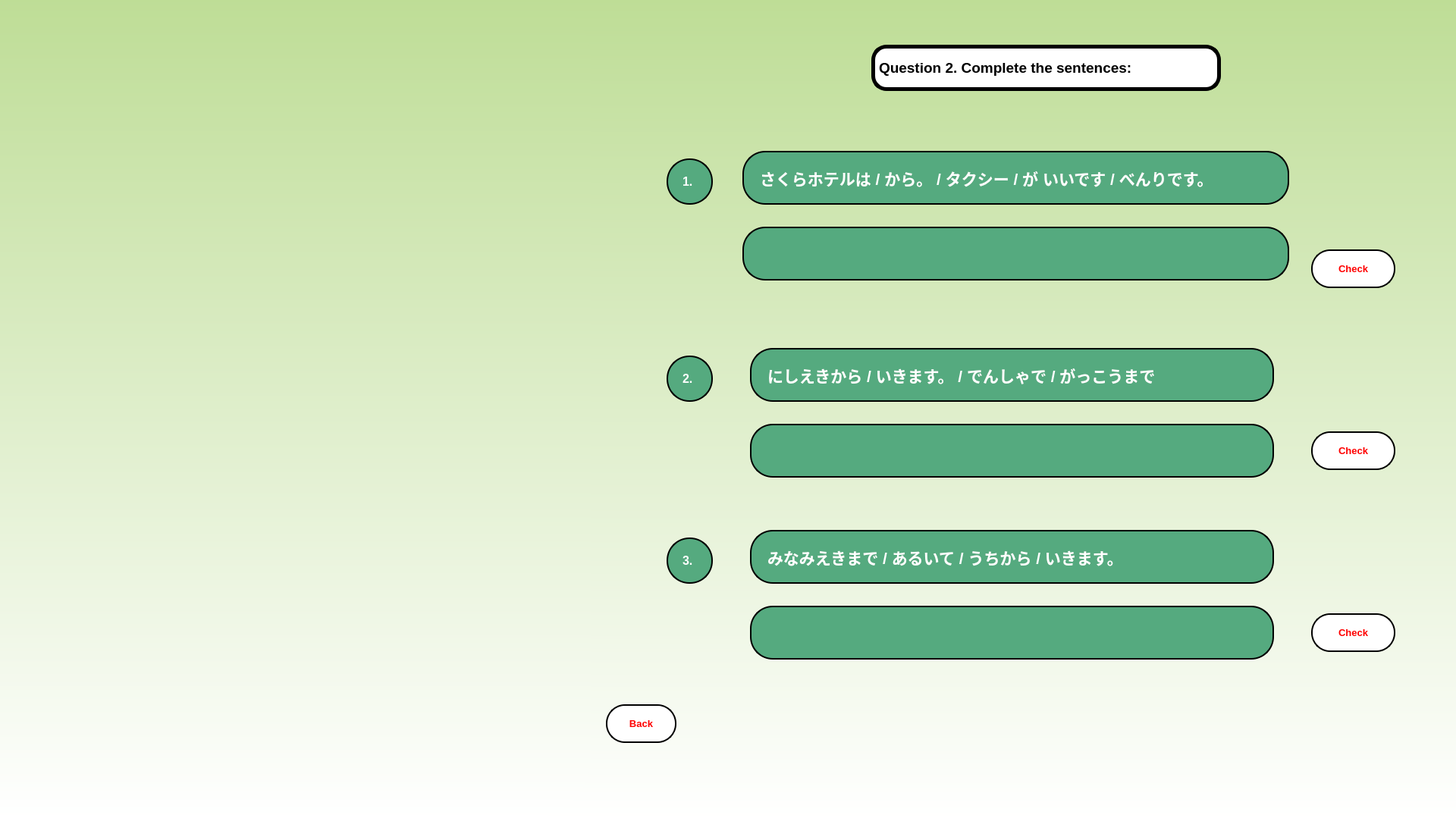
<?xml version="1.0" encoding="UTF-8"?>
<ui version="4.0">
 <class>MainWindow</class>
 <widget class="QMainWindow" name="MainWindow">
  <property name="geometry">
   <rect>
    <x>0</x>
    <y>0</y>
    <width>1920</width>
    <height>1079</height>
   </rect>
  </property>
  <property name="windowTitle">
   <string>MainWindow</string>
  </property>
  <widget class="QWidget" name="centralwidget">
   <widget class="QWidget" name="widget" native="true">
    <property name="geometry">
     <rect>
      <x>-1</x>
      <y>-1</y>
      <width>1921</width>
      <height>1081</height>
     </rect>
    </property>
    <property name="styleSheet">
     <string notr="true">background-color: qlineargradient(spread:repeat, x1:0, y1:0, x2:0, y2:1, stop:0 rgba(190, 221, 150, 255), stop:1 rgba(255, 255, 255, 255));</string>
    </property>
    <widget class="QLabel" name="label">
     <property name="geometry">
      <rect>
       <x>1150</x>
       <y>60</y>
       <width>461</width>
       <height>61</height>
      </rect>
     </property>
     <property name="font">
      <font>
       <pointsize>14</pointsize>
       <weight>75</weight>
       <bold>true</bold>
      </font>
     </property>
     <property name="styleSheet">
      <string notr="true">border-radius: 20px;
border: 5px solid black;
background-color: rgb(255, 255, 255);</string>
     </property>
     <property name="text">
      <string>Question 2. Complete the sentences:</string>
     </property>
    </widget>
    <widget class="QLabel" name="label_2">
     <property name="geometry">
      <rect>
       <x>880</x>
       <y>210</y>
       <width>61</width>
       <height>61</height>
      </rect>
     </property>
     <property name="font">
      <font>
       <pointsize>12</pointsize>
       <weight>75</weight>
       <bold>true</bold>
      </font>
     </property>
     <property name="styleSheet">
      <string notr="true">border-radius: 30px;
border: 2px solid black;
padding: 15px;
background-color: rgb(85, 170, 127);
color: rgb(255, 255, 255);</string>
     </property>
     <property name="text">
      <string>1.</string>
     </property>
    </widget>
    <widget class="QWidget" name="widget_2" native="true">
     <property name="geometry">
      <rect>
       <x>-1</x>
       <y>-1</y>
       <width>781</width>
       <height>1081</height>
      </rect>
     </property>
     <property name="styleSheet">
      <string notr="true">border-top-right-radius: 80px;
border-bottom-right-radius: 80px;
border-image: url(:/com13/image-bo-anh-chung-minh-nhat-ban-la-thien-duong-cho-cac-thanh-nien-song-ao-164887985638861.jpg);</string>
     </property>
    </widget>
    <widget class="QLabel" name="label_3">
     <property name="geometry">
      <rect>
       <x>980</x>
       <y>200</y>
       <width>721</width>
       <height>71</height>
      </rect>
     </property>
     <property name="font">
      <font>
       <pointsize>16</pointsize>
       <weight>75</weight>
       <bold>true</bold>
      </font>
     </property>
     <property name="styleSheet">
      <string notr="true">border-radius: 30px;
border: 2px solid black;
padding: 15px;
background-color: rgb(85, 170, 127);
color: rgb(255, 255, 255);</string>
     </property>
     <property name="text">
      <string>さくらホテルは / から。 / タクシー / が いいです / べんりです。</string>
     </property>
     <property name="wordWrap">
      <bool>true</bool>
     </property>
    </widget>
    <widget class="QLineEdit" name="ans_p2_13_1">
     <property name="geometry">
      <rect>
       <x>980</x>
       <y>300</y>
       <width>721</width>
       <height>71</height>
      </rect>
     </property>
     <property name="font">
      <font>
       <pointsize>16</pointsize>
       <weight>75</weight>
       <bold>true</bold>
      </font>
     </property>
     <property name="styleSheet">
      <string notr="true">QLineEdit {
border-radius: 30px;
border: 2px solid black;
padding: 15px;
background-color: rgb(85, 170, 127);
color: rgb(255, 255, 255);
}
QLineEdit:hover{
border: 2px solid white;
}
QLineEdit:focus{
border: 2px solid red;
}</string>
     </property>
    </widget>
    <widget class="QPushButton" name="check_p2_13_1">
     <property name="geometry">
      <rect>
       <x>1730</x>
       <y>330</y>
       <width>111</width>
       <height>51</height>
      </rect>
     </property>
     <property name="font">
      <font>
       <pointsize>10</pointsize>
       <weight>75</weight>
       <bold>true</bold>
      </font>
     </property>
     <property name="styleSheet">
      <string notr="true">QPushButton {
border-radius: 25px;
border: 2px solid black;
padding: 15px;
background-color:rgb(255, 255, 255);
color: rgb(255, 0, 0);
}

QPushButton:pressed {
    background-color:rgb(170, 255, 255);
}</string>
     </property>
     <property name="text">
      <string>Check</string>
     </property>
    </widget>
    <widget class="QLabel" name="label_4">
     <property name="geometry">
      <rect>
       <x>880</x>
       <y>470</y>
       <width>61</width>
       <height>61</height>
      </rect>
     </property>
     <property name="font">
      <font>
       <pointsize>12</pointsize>
       <weight>75</weight>
       <bold>true</bold>
      </font>
     </property>
     <property name="styleSheet">
      <string notr="true">border-radius: 30px;
border: 2px solid black;
padding: 15px;
background-color: rgb(85, 170, 127);
color: rgb(255, 255, 255);</string>
     </property>
     <property name="text">
      <string>2.</string>
     </property>
    </widget>
    <widget class="QLabel" name="label_5">
     <property name="geometry">
      <rect>
       <x>990</x>
       <y>460</y>
       <width>691</width>
       <height>71</height>
      </rect>
     </property>
     <property name="font">
      <font>
       <pointsize>16</pointsize>
       <weight>75</weight>
       <bold>true</bold>
      </font>
     </property>
     <property name="styleSheet">
      <string notr="true">border-radius: 30px;
border: 2px solid black;
padding: 15px;
background-color: rgb(85, 170, 127);
color: rgb(255, 255, 255);</string>
     </property>
     <property name="text">
      <string>にしえきから / いきます。 / でんしゃで / がっこうまで</string>
     </property>
    </widget>
    <widget class="QLineEdit" name="ans_p2_13_2">
     <property name="geometry">
      <rect>
       <x>990</x>
       <y>560</y>
       <width>691</width>
       <height>71</height>
      </rect>
     </property>
     <property name="font">
      <font>
       <pointsize>20</pointsize>
       <weight>75</weight>
       <bold>true</bold>
      </font>
     </property>
     <property name="styleSheet">
      <string notr="true">QLineEdit {
border-radius: 30px;
border: 2px solid black;
padding: 15px;
background-color: rgb(85, 170, 127);
color: rgb(255, 255, 255);
}
QLineEdit:hover{
border: 2px solid white;
}
QLineEdit:focus{
border: 2px solid red;
}</string>
     </property>
    </widget>
    <widget class="QPushButton" name="check_p2_13_2">
     <property name="geometry">
      <rect>
       <x>1730</x>
       <y>570</y>
       <width>111</width>
       <height>51</height>
      </rect>
     </property>
     <property name="font">
      <font>
       <pointsize>10</pointsize>
       <weight>75</weight>
       <bold>true</bold>
      </font>
     </property>
     <property name="styleSheet">
      <string notr="true">QPushButton {
border-radius: 25px;
border: 2px solid black;
padding: 15px;
background-color:rgb(255, 255, 255);
color: rgb(255, 0, 0);
}

QPushButton:pressed {
    background-color:rgb(170, 255, 255);
}</string>
     </property>
     <property name="text">
      <string>Check</string>
     </property>
    </widget>
    <widget class="QLabel" name="label_6">
     <property name="geometry">
      <rect>
       <x>880</x>
       <y>710</y>
       <width>61</width>
       <height>61</height>
      </rect>
     </property>
     <property name="font">
      <font>
       <pointsize>12</pointsize>
       <weight>75</weight>
       <bold>true</bold>
      </font>
     </property>
     <property name="styleSheet">
      <string notr="true">border-radius: 30px;
border: 2px solid black;
padding: 15px;
background-color: rgb(85, 170, 127);
color: rgb(255, 255, 255);</string>
     </property>
     <property name="text">
      <string>3.</string>
     </property>
    </widget>
    <widget class="QLabel" name="label_7">
     <property name="geometry">
      <rect>
       <x>990</x>
       <y>700</y>
       <width>691</width>
       <height>71</height>
      </rect>
     </property>
     <property name="font">
      <font>
       <pointsize>16</pointsize>
       <weight>75</weight>
       <bold>true</bold>
      </font>
     </property>
     <property name="styleSheet">
      <string notr="true">border-radius: 30px;
border: 2px solid black;
padding: 15px;
background-color: rgb(85, 170, 127);
color: rgb(255, 255, 255);</string>
     </property>
     <property name="text">
      <string>みなみえきまで / あるいて / うちから / いきます。</string>
     </property>
    </widget>
    <widget class="QLineEdit" name="ans_p2_13_3">
     <property name="geometry">
      <rect>
       <x>990</x>
       <y>800</y>
       <width>691</width>
       <height>71</height>
      </rect>
     </property>
     <property name="font">
      <font>
       <pointsize>16</pointsize>
       <weight>75</weight>
       <bold>true</bold>
      </font>
     </property>
     <property name="styleSheet">
      <string notr="true">QLineEdit {
border-radius: 30px;
border: 2px solid black;
padding: 15px;
background-color: rgb(85, 170, 127);
color: rgb(255, 255, 255);
}
QLineEdit:hover{
border: 2px solid white;
}
QLineEdit:focus{
border: 2px solid red;
}</string>
     </property>
    </widget>
    <widget class="QPushButton" name="check_p2_13_3">
     <property name="geometry">
      <rect>
       <x>1730</x>
       <y>810</y>
       <width>111</width>
       <height>51</height>
      </rect>
     </property>
     <property name="font">
      <font>
       <pointsize>10</pointsize>
       <weight>75</weight>
       <bold>true</bold>
      </font>
     </property>
     <property name="styleSheet">
      <string notr="true">QPushButton {
border-radius: 25px;
border: 2px solid black;
padding: 15px;
background-color:rgb(255, 255, 255);
color: rgb(255, 0, 0);
}

QPushButton:pressed {
    background-color:rgb(170, 255, 255);
}</string>
     </property>
     <property name="text">
      <string>Check</string>
     </property>
    </widget>
    <widget class="QPushButton" name="back_ex13">
     <property name="geometry">
      <rect>
       <x>800</x>
       <y>930</y>
       <width>93</width>
       <height>51</height>
      </rect>
     </property>
     <property name="font">
      <font>
       <pointsize>10</pointsize>
       <weight>75</weight>
       <bold>true</bold>
      </font>
     </property>
     <property name="styleSheet">
      <string notr="true">QPushButton {
border-radius: 25px;
border: 2px solid black;
padding: 15px;
background-color:rgb(255, 255, 255);
color: rgb(255, 0, 0);
}

QPushButton:pressed {
    background-color:rgb(170, 255, 255);
}</string>
     </property>
     <property name="text">
      <string>Back</string>
     </property>
    </widget>
   </widget>
  </widget>
 </widget>
 <resources>
  <include location="com13.qrc"/>
 </resources>
 <connections/>
</ui>
